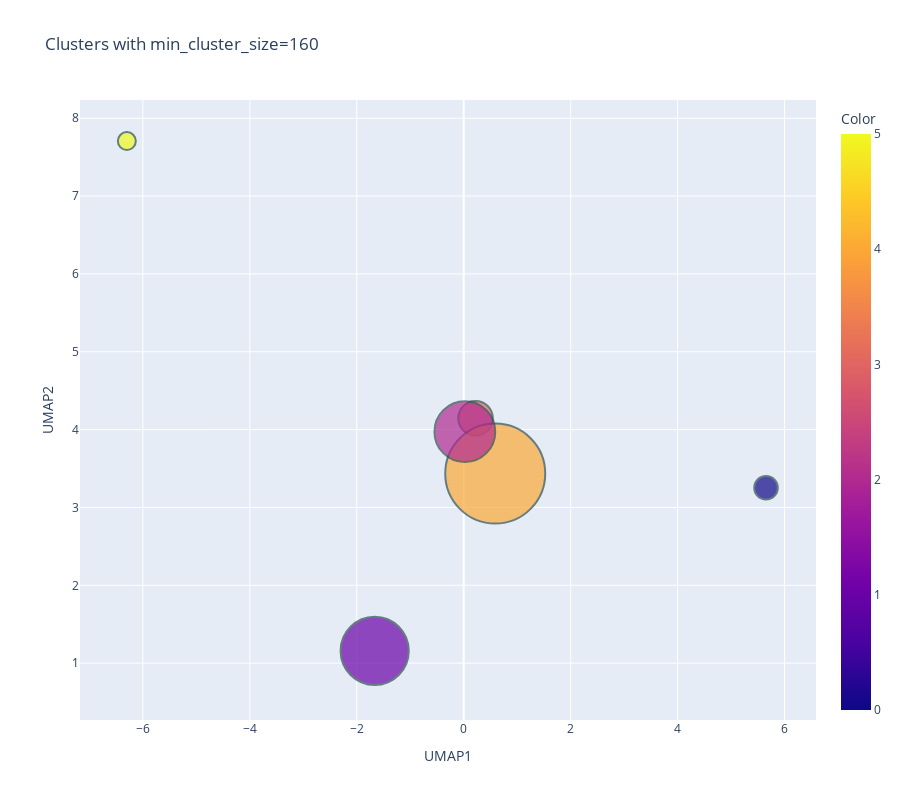

This figure's notebook cell:
### Code cell
plot_text_cluster_temp(reduced_embeddings, 160, df)

### Figure 1 — Plotly figure (JSON) as saved in the notebook; plotly's stock layout.template omitted (floating-point values rounded to 4 significant figures)
{"data": [{"customdata": [["minister shivsena ji"], ["shri sabha india"], ["modi begusarai maharashtra"], ["today shiv sena"], ["minister sena shiv"], ["minister today shiv"]], "hovertemplate": "UMAP1=%{x}<br>UMAP2=%{y}<br>Size=%{marker.size}<br>TopWords=%{customdata[0]}<br>Color=%{marker.color}<extra></extra>", "legendgroup": "", "marker": {"color": [3, 4, 5, 2, 0, 1], "coloraxis": "coloraxis", "line": {"color": "DarkSlateGrey", "width": 2}, "opacity": 0.7, "size": [894, 7522, 243, 2782, 418, 3494], "sizemin": 4, "sizemode": "area", "sizeref": 1.504, "symbol": "circle"}, "mode": "markers", "name": "", "orientation": "v", "showlegend": false, "type": "scatter", "x": [0.2205, 0.5889, -6.3, 0.02087, 5.653, -1.665], "xaxis": "x", "y": [4.146, 3.436, 7.707, 3.974, 3.253, 1.157], "yaxis": "y"}], "layout": {"coloraxis": {"colorbar": {"title": {"text": "Color"}}, "colorscale": [[0, "#0d0887"], [0.1111, "#46039f"], [0.2222, "#7201a8"], [0.3333, "#9c179e"], [0.4444, "#bd3786"], [0.5556, "#d8576b"], [0.6667, "#ed7953"], [0.7778, "#fb9f3a"], [0.8889, "#fdca26"], [1, "#f0f921"]]}, "height": 800, "legend": {"itemsizing": "constant", "tracegroupgap": 0}, "title": {"text": "Clusters with min_cluster_size=160"}, "xaxis": {"anchor": "y", "domain": [0, 1], "title": {"text": "UMAP1"}}, "yaxis": {"anchor": "x", "domain": [0, 1], "title": {"text": "UMAP2"}}}}
